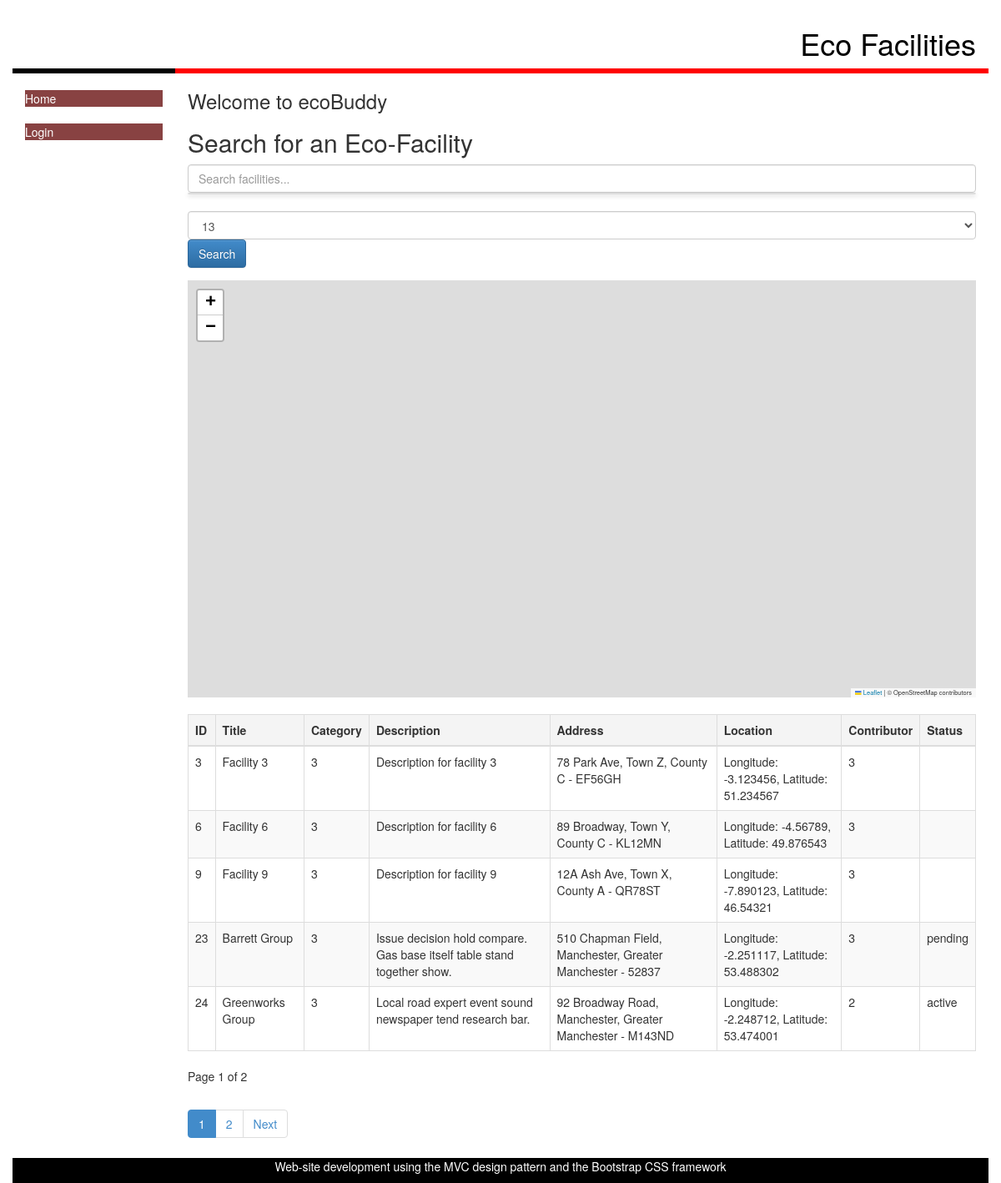
/index.php?category=3, run on the app's committed database.
### tables this page shows
CREATE TABLE ecoFacilities (
    id INTEGER PRIMARY KEY AUTOINCREMENT,  -- PK, UQ, NN, AI
    title VARCHAR(50) NOT NULL,            -- NN
    category INTEGER NOT NULL,             -- FK to ecoCategories(id)
    description VARCHAR(150) NOT NULL,     -- NN
    houseNumber VARCHAR(50),               -- Optional
    streetName VARCHAR(50),                -- Optional
    county VARCHAR(50),                    -- Optional
    town VARCHAR(50),                      -- Optional
    postcode VARCHAR(7) NOT NULL,          -- NN
    lng FLOAT NOT NULL,                    -- NN
    lat FLOAT NOT NULL,                    -- NN
    contributor INTEGER NOT NULL, status TEXT,          -- FK to ecoUser(id)
    FOREIGN KEY (category) REFERENCES ecoCategories(id),
    FOREIGN KEY (contributor) REFERENCES ecoUser(id)
);

### EcoFacilityController.php (called while the page is built, shortened)
<?php
require_once('Models/EcoFacilityDataSet.php');
class EcoFacilityController {
    public function viewAll() {
        $ecoFacilityDataSet = new EcoFacilityDataSet();
        $facilitiesPerPage = 5;
        $currentPage = isset($_GET['page']) && is_numeric($_GET['page']) && $_GET['page'] > 0 ? $_GET['page'] : 1;
        $offset = ($currentPage - 1) * $facilitiesPerPage;
        $searchQuery = $_GET['query'] ?? '';
        $searchCategory = $_GET['category'] ?? '';
        if (!empty($searchQuery) || !empty($searchCategory)) {
            $ecoFacilities = $ecoFacilityDataSet->searchEcoFacilities($searchQuery, $searchCategory, $facilitiesPerPage, $offset);
            $totalFacilities = $ecoFacilityDataSet->getTotalRecords($searchQuery, $searchCategory);
        } else {
            $ecoFacilities = $ecoFacilityDataSet->fetchAllEcoFacilities($facilitiesPerPage, $offset);
            $totalFacilities = $ecoFacilityDataSet->getTotalRecords();
        }
        $totalPages = ceil($totalFacilities / $facilitiesPerPage);
        $view = new stdClass();
        $view->ecoFacilities = $ecoFacilities;
        $view->currentPage = $currentPage;
        $view->totalPages = $totalPages;
        $view->pageTitle = 'Eco Facilities';
        require_once('Views/index.phtml');
    }
}

### index.php (called while the page is built, shortened)
<?php
require_once('EcoFacilityController.php');
$ecoFacilityController = new EcoFacilityController();
$ecoFacilityController->viewAll();
?>

### Models/Database.php (called while the page is built, shortened)
<?php
class Database {
    protected static $_dbInstance = null;
    protected $_dbHandle;
    public static function getInstance() {
        if(self::$_dbInstance === null) {
            self::$_dbInstance = new self();
        }
        return self::$_dbInstance;
    }
    private function __construct() {
        try {
            $this->_dbHandle = new PDO("sqlite:database/ecoBuddy.db");
        }
        catch (PDOException $e) {
            echo $e->getMessage();
        }
    }
    public function getdbConnection() {
        return $this->_dbHandle;
    }
}

### Models/ecoFacilityDataSet.php (called while the page is built, shortened)
<?php
require_once('Database.php');
require_once('ecoFacilityData.php');
class EcoFacilityDataSet {
    protected $_dbHandle;
    public function __construct() {
        $this->_dbHandle = Database::getInstance()->getdbConnection();
    }
    public function searchEcoFacilities($query = '', $category = '', $limit = 10, $offset = null) {
        $sqlQuery = "SELECT * FROM ecoFacilities WHERE 1";
        $params = [];
        if (!empty($category)) {
            $sqlQuery .= " AND category = :category";
            $params[':category'] = $category;
        }
        if ($limit !== null && $offset !== null) {
            $sqlQuery .= " LIMIT :limit OFFSET :offset";
        }
        $stmt = $this->_dbHandle->prepare($sqlQuery);
        foreach ($params as $key => $value) {
            $stmt->bindValue($key, $value);
        }
        if ($limit !== null && $offset !== null) {
            $stmt->bindValue(':limit', (int)$limit, PDO::PARAM_INT);
            $stmt->bindValue(':offset', (int)$offset, PDO::PARAM_INT);
        }
        $stmt->execute();
        $dataSet = [];
        while ($row = $stmt->fetch()) {
            $dataSet[] = new ecoFacilityData($row);
        }
        return $dataSet;
    }
    public function getTotalRecords($query = '', $category = '') {
        $sqlQuery = "SELECT COUNT(*) AS total FROM ecoFacilities WHERE 1";
        $params = [];
        if (!empty($category)) {
            $sqlQuery .= " AND category = :category";
            $params[':category'] = $category;
        }
        $stmt = $this->_dbHandle->prepare($sqlQuery);
        $stmt->execute($params);
        $result = $stmt->fetch();
        return $result['total'];
    }
}

### Models/ecoFacilityData.php (called while the page is built, shortened)
<?php
class ecoFacilityData {
    protected $id, $title, $category, $description, $houseNumber, $streetName, $county, $town, $postcode, $longitude, $latitude, $contributor, $status;
    public function __construct($dbRow){
        $this->id = $dbRow['id'];
        $this->title = $dbRow['title'];
        $this->category = $dbRow['category'];
        $this->description = $dbRow['description'];
        $this->houseNumber = $dbRow['houseNumber'];
        $this->streetName = $dbRow['streetName'];
        $this->county = $dbRow['county'];
        $this->town = $dbRow['town'];
        $this->postcode = $dbRow['postcode'];
        $this->longitude = $dbRow['lng'];
        $this->latitude = $dbRow['lat'];
        $this->contributor = $dbRow['contributor'];
        $this->status = $dbRow['status'];
    }
    public function getID() {
        return $this->id;
    }
    public function getTitle() {
        return $this->title;
    }
    public function getCategory() {
        return $this->category;
    }
    public function getDescription() {
        return $this->description;
    }
    public function getHouseNumber() {
        return $this->houseNumber;
    }
    public function getStreetName() {
        return $this->streetName;
    }
    public function getCounty() {
        return $this->county;
    }
    public function getTown() {
        return $this->town;
    }
    public function getPostcode() {
        return $this->postcode;
    }
    public function getLongitude() {
        return $this->longitude;
    }
    public function getLatitude() {
        return $this->latitude;
    }
    public function getContributor() {
        return $this->contributor;
    }
    public function getStatus(){
        return $this->status;
    }
}

### Views/index.phtml (the view, shortened to what this page needs)
<?php require('template/header.phtml') ?>
    <h3>Welcome to ecoBuddy</h3>
    <h2>Search for an Eco-Facility</h2>
    <form method="get" action="index.php">
        <div class="form-group">
            <input type="text" id="liveSearchInput" name="query" placeholder="Search facilities..." autocomplete="off"
                   value="<?= htmlspecialchars($_GET['query'] ?? '') ?>" class="form-control w-25 d-inline">
            <div id="searchResults" class="list-group w-50 position-absolute bg-white"></div>
            <select name="category" class="form-control w-25 d-inline">
                <option value="13" <?= ($_GET['category'] ?? '') == '3' ? 'selected' : '' ?>>13</option>
            </select>
            <button type="submit" class="btn btn-primary">Search</button>
        </div>
    </form>
    <link rel="stylesheet" href="https://unpkg.com/leaflet@1.9.4/dist/leaflet.css"/>
    <div id="mapDiv" style="height:500px"></div>
    <table class="table table-bordered">
        <thead>
        <tr>
            <th>ID</th>
            <th>Title</th>
            <th>Category</th>
            <th>Description</th>
            <th>Address</th>
            <th>Location</th>
            <th>Contributor</th>
            <th>Status</th>
        </tr>
        </thead>
        <tbody>
        <?php foreach ($view->ecoFacilities as $ecoFacilityData): ?>
            <tr>
                <td><?= htmlspecialchars($ecoFacilityData->getID()); ?></td>
                <td><?= htmlspecialchars($ecoFacilityData->getTitle()); ?></td>
                <td><?= htmlspecialchars($ecoFacilityData->getCategory()); ?></td>
                <td><?= htmlspecialchars($ecoFacilityData->getDescription()); ?></td>
                <td>
                    <?= htmlspecialchars($ecoFacilityData->getHouseNumber() . " " . $ecoFacilityData->getStreetName() . ", " .
                        $ecoFacilityData->getTown() . ", " . $ecoFacilityData->getCounty() . " - " . $ecoFacilityData->getPostcode()); ?>
                </td>
                <td>
                    <?= "Longitude: " . htmlspecialchars($ecoFacilityData->getLongitude()) . ", Latitude: " . htmlspecialchars($ecoFacilityData->getLatitude()); ?>
                </td>
                <td><?= htmlspecialchars($ecoFacilityData->getContributor()); ?></td>
                <td><?= htmlspecialchars($ecoFacilityData->getStatus()); ?></td>
            </tr>
        <?php endforeach; ?>
        </tbody>
    </table>
    <div>
        <p>Page <?= $view->currentPage ?> of <?= $view->totalPages ?></p>
        <nav>
            <ul class="pagination">
                <?php for ($i = 1; $i <= $view->totalPages; $i++): ?>
                    <li class="page-item <?= $i == $view->currentPage ? 'active' : '' ?>">
                        <a class="page-link" href="?page=<?= $i ?>&query=<?= urlencode($_GET['query'] ?? '') ?>&category=<?= urlencode($_GET['category'] ?? '') ?>">
                            <?= $i ?>
                        </a>
                    </li>
                <?php endfor; ?>
                <?php if ($view->currentPage < $view->totalPages): ?>
                    <li class="page-item">
                        <a class="page-link" href="?page=<?= $view->currentPage + 1 ?>&query=<?= urlencode($_GET['query'] ?? '') ?>&category=<?= urlencode($_GET['category'] ?? '') ?>">
                            Next
                        </a>
                    </li>
                <?php endif; ?>
            </ul>
        </nav>
    </div>
<?php require('template/footer.phtml') ?>

### css/my-style.css (style rules this page uses)
table { width: 100%; border-collapse: collapse; margin: 20px 0; font-size: 14px; }
table th, table td { border: 1px solid #ddd; padding: 8px; text-align: left; }
table th { background-color: #f4f4f4; color: #333; }
table tr:nth-child(even) { background-color: #f9f9f9; }
#searchResults { max-height: 300px; overflow-y: auto; border: 1px solid #ddd; border-radius: 5px; box-shadow: 0 2px 5px rgba(0,0,0,0.2); z-index: 1000; }

### data on the page
ecofacilities: id "3", title "Facility 3", category "3", description "Description for facility 3", houseNumber+streetName+town "78 Park Ave, Town Z, County C - EF56GH", lng "-3.123456", lat "51.234567", contributor "3"
ecofacilities: id "6", title "Facility 6", category "3", description "Description for facility 6", houseNumber+streetName+town "89 Broadway, Town Y, County C - KL12MN", lng "-4.56789", lat "49.876543", contributor "3"
ecofacilities: id "9", title "Facility 9", category "3", description "Description for facility 9", houseNumber+streetName+town "12A Ash Ave, Town X, County A - QR78ST", lng "-7.890123", lat "46.54321", contributor "3"
ecofacilities: id "23", title "Barrett Group", category "3", description "Issue decision hold compare. Gas base itself table stand together show.", houseNumber+streetName+town "510 Chapman Field, Manchester, Greater Manchester - 52837", lng "-2.251117", lat "53.488302", contributor "3", status "pending"
ecofacilities: id "24", title "Greenworks Group", category "3", description "Local road expert event sound newspaper tend research bar.", houseNumber+streetName+town "92 Broadway Road, Manchester, Greater Manchester - M143ND", lng "-2.248712", lat "53.474001", contributor "2", status "active"

### other printed values
$view->pageTitle "Eco Facilities"
$view->currentPage "1"
$view->totalPages "2"
